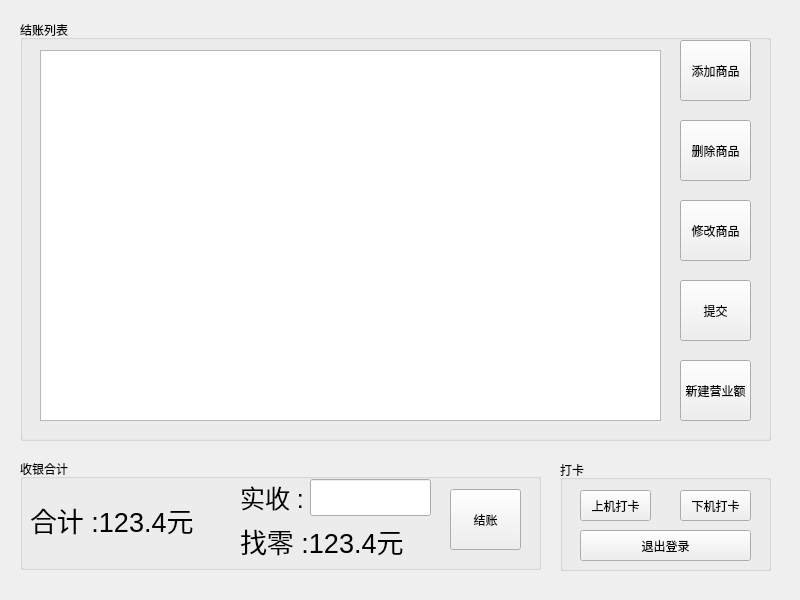
<?xml version="1.0" encoding="UTF-8"?>
<ui version="4.0">
 <class>serveSystem</class>
 <widget class="QMainWindow" name="serveSystem">
  <property name="geometry">
   <rect>
    <x>0</x>
    <y>0</y>
    <width>800</width>
    <height>600</height>
   </rect>
  </property>
  <property name="windowTitle">
   <string>收银员</string>
  </property>
  <widget class="QWidget" name="centralwidget">
   <widget class="QGroupBox" name="groupBox">
    <property name="geometry">
     <rect>
      <x>20</x>
      <y>20</y>
      <width>751</width>
      <height>421</height>
     </rect>
    </property>
    <property name="title">
     <string>结账列表</string>
    </property>
    <widget class="QPushButton" name="pushButton">
     <property name="geometry">
      <rect>
       <x>660</x>
       <y>20</y>
       <width>71</width>
       <height>61</height>
      </rect>
     </property>
     <property name="styleSheet">
      <string notr="true">QPushButton{border-image:url(:/png/button_1.png);}
QPushButton:hover{border-image: url(:/png/button_2.png);}
QPushButton:pressed{border-image: url(:/png/button_3.png);}</string>
     </property>
     <property name="text">
      <string>添加商品</string>
     </property>
    </widget>
    <widget class="QPushButton" name="pushButton_2">
     <property name="geometry">
      <rect>
       <x>660</x>
       <y>100</y>
       <width>71</width>
       <height>61</height>
      </rect>
     </property>
     <property name="styleSheet">
      <string notr="true">QPushButton{border-image:url(:/png/button_1.png);}
QPushButton:hover{border-image: url(:/png/button_2.png);}
QPushButton:pressed{border-image: url(:/png/button_3.png);}</string>
     </property>
     <property name="text">
      <string>删除商品</string>
     </property>
    </widget>
    <widget class="QPushButton" name="pushButton_3">
     <property name="geometry">
      <rect>
       <x>660</x>
       <y>180</y>
       <width>71</width>
       <height>61</height>
      </rect>
     </property>
     <property name="styleSheet">
      <string notr="true">QPushButton{border-image:url(:/png/button_1.png);}
QPushButton:hover{border-image: url(:/png/button_2.png);}
QPushButton:pressed{border-image: url(:/png/button_3.png);}</string>
     </property>
     <property name="text">
      <string>修改商品</string>
     </property>
    </widget>
    <widget class="QPushButton" name="pushButton_6">
     <property name="geometry">
      <rect>
       <x>660</x>
       <y>260</y>
       <width>71</width>
       <height>61</height>
      </rect>
     </property>
     <property name="styleSheet">
      <string notr="true">QPushButton{border-image:url(:/png/button_1.png);}
QPushButton:hover{border-image: url(:/png/button_2.png);}
QPushButton:pressed{border-image: url(:/png/button_3.png);}</string>
     </property>
     <property name="text">
      <string>提交</string>
     </property>
    </widget>
    <widget class="QPushButton" name="pushButton_8">
     <property name="geometry">
      <rect>
       <x>660</x>
       <y>340</y>
       <width>71</width>
       <height>61</height>
      </rect>
     </property>
     <property name="styleSheet">
      <string notr="true">QPushButton{border-image:url(:/png/button_1.png);}
QPushButton:hover{border-image: url(:/png/button_2.png);}
QPushButton:pressed{border-image: url(:/png/button_3.png);}</string>
     </property>
     <property name="text">
      <string>新建营业额</string>
     </property>
    </widget>
    <widget class="QTableView" name="tableView">
     <property name="geometry">
      <rect>
       <x>20</x>
       <y>30</y>
       <width>621</width>
       <height>371</height>
      </rect>
     </property>
    </widget>
   </widget>
   <widget class="QGroupBox" name="groupBox_3">
    <property name="geometry">
     <rect>
      <x>560</x>
      <y>460</y>
      <width>211</width>
      <height>111</height>
     </rect>
    </property>
    <property name="title">
     <string>打卡</string>
    </property>
    <widget class="QPushButton" name="pushButton_4">
     <property name="geometry">
      <rect>
       <x>20</x>
       <y>30</y>
       <width>71</width>
       <height>31</height>
      </rect>
     </property>
     <property name="styleSheet">
      <string notr="true">QPushButton{border-image:url(:/png/button_1.png);}
QPushButton:hover{border-image: url(:/png/button_2.png);}
QPushButton:pressed{border-image: url(:/png/button_3.png);}</string>
     </property>
     <property name="text">
      <string>上机打卡</string>
     </property>
    </widget>
    <widget class="QPushButton" name="pushButton_5">
     <property name="geometry">
      <rect>
       <x>120</x>
       <y>30</y>
       <width>71</width>
       <height>31</height>
      </rect>
     </property>
     <property name="styleSheet">
      <string notr="true">QPushButton{border-image:url(:/png/button_1.png);}
QPushButton:hover{border-image: url(:/png/button_2.png);}
QPushButton:pressed{border-image: url(:/png/button_3.png);}</string>
     </property>
     <property name="text">
      <string>下机打卡</string>
     </property>
    </widget>
    <widget class="QPushButton" name="pushButton_9">
     <property name="geometry">
      <rect>
       <x>20</x>
       <y>70</y>
       <width>171</width>
       <height>31</height>
      </rect>
     </property>
     <property name="styleSheet">
      <string notr="true">QPushButton{border-image:url(:/png/button_1.png);}
QPushButton:hover{border-image: url(:/png/button_2.png);}
QPushButton:pressed{border-image: url(:/png/button_3.png);}</string>
     </property>
     <property name="text">
      <string>退出登录</string>
     </property>
    </widget>
   </widget>
   <widget class="QGroupBox" name="groupBox_2">
    <property name="geometry">
     <rect>
      <x>20</x>
      <y>459</y>
      <width>521</width>
      <height>111</height>
     </rect>
    </property>
    <property name="title">
     <string>收银合计</string>
    </property>
    <widget class="QLabel" name="label">
     <property name="geometry">
      <rect>
       <x>10</x>
       <y>20</y>
       <width>201</width>
       <height>81</height>
      </rect>
     </property>
     <property name="font">
      <font>
       <pointsize>20</pointsize>
      </font>
     </property>
     <property name="text">
      <string>合计 :123.4元</string>
     </property>
    </widget>
    <widget class="QPushButton" name="pushButton_7">
     <property name="geometry">
      <rect>
       <x>430</x>
       <y>30</y>
       <width>71</width>
       <height>61</height>
      </rect>
     </property>
     <property name="styleSheet">
      <string notr="true">QPushButton{border-image:url(:/png/button_1.png);}
QPushButton:hover{border-image: url(:/png/button_2.png);}
QPushButton:pressed{border-image: url(:/png/button_3.png);}</string>
     </property>
     <property name="text">
      <string>结账</string>
     </property>
    </widget>
    <widget class="QWidget" name="layoutWidget">
     <property name="geometry">
      <rect>
       <x>220</x>
       <y>20</y>
       <width>191</width>
       <height>81</height>
      </rect>
     </property>
     <layout class="QVBoxLayout" name="verticalLayout">
      <item>
       <layout class="QHBoxLayout" name="horizontalLayout">
        <item>
         <widget class="QLabel" name="label_3">
          <property name="font">
           <font>
            <pointsize>19</pointsize>
           </font>
          </property>
          <property name="text">
           <string>实收 :</string>
          </property>
         </widget>
        </item>
        <item>
         <widget class="QLineEdit" name="lineEdit">
          <property name="font">
           <font>
            <pointsize>19</pointsize>
           </font>
          </property>
         </widget>
        </item>
       </layout>
      </item>
      <item>
       <widget class="QLabel" name="label_2">
        <property name="font">
         <font>
          <pointsize>20</pointsize>
         </font>
        </property>
        <property name="text">
         <string>找零 :123.4元</string>
        </property>
       </widget>
      </item>
     </layout>
    </widget>
   </widget>
  </widget>
 </widget>
 <resources/>
 <connections/>
</ui>
